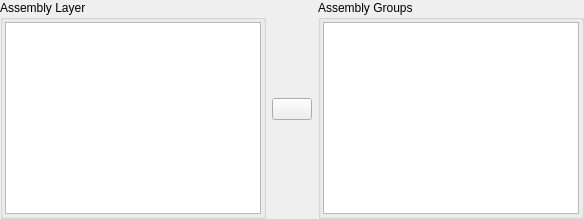
             <widget class="QWidget" name="Layer_To_Group_Assignment_Style_Page">
              <layout class="QVBoxLayout" name="verticalLayout_33">
               <property name="leftMargin">
                <number>0</number>
               </property>
               <property name="topMargin">
                <number>0</number>
               </property>
               <property name="rightMargin">
                <number>0</number>
               </property>
               <property name="bottomMargin">
                <number>0</number>
               </property>
               <item>
                <layout class="QHBoxLayout" name="Layer_To_Group_Assignment_Style_HLayout">
                 <item>
                  <widget class="QGroupBox" name="Layer_To_Group_AL_List_Container">
                   <property name="sizePolicy">
                    <sizepolicy hsizetype="Preferred" vsizetype="Preferred">
                     <horstretch>1</horstretch>
                     <verstretch>0</verstretch>
                    </sizepolicy>
                   </property>
                   <property name="title">
                    <string>Assembly Layer</string>
                   </property>
                   <layout class="QVBoxLayout" name="verticalLayout_43">
                    <property name="spacing">
                     <number>2</number>
                    </property>
                    <property name="leftMargin">
                     <number>2</number>
                    </property>
                    <property name="topMargin">
                     <number>2</number>
                    </property>
                    <property name="rightMargin">
                     <number>2</number>
                    </property>
                    <property name="bottomMargin">
                     <number>2</number>
                    </property>
                    <item>
                     <widget class="BASE_LIST_VIEW" name="Layer_To_Group_AL_List_View">
                      <property name="Root_Index_Assembly_Type" stdset="0">
                       <string>Layers</string>
                      </property>
                      <property name="Data_Model_Name" stdset="0">
                       <string>config_data_model</string>
                      </property>
                     </widget>
                    </item>
                   </layout>
                  </widget>
                 </item>
                 <item>
                  <widget class="QPushButton" name="Layer_To_Group_Assign_Button">
                   <property name="text">
                    <string/>
                   </property>
                   <property name="icon">
                    <iconset resource="../Icons/Config_Assembly_System.qrc">
                     <normaloff>:/ui/input.png</normaloff>:/ui/input.png</iconset>
                   </property>
                   <property name="iconSize">
                    <size>
                     <width>32</width>
                     <height>32</height>
                    </size>
                   </property>
                  </widget>
                 </item>
                 <item>
                  <widget class="QGroupBox" name="Layer_To_Group_AG_List_Container">
                   <property name="sizePolicy">
                    <sizepolicy hsizetype="Preferred" vsizetype="Preferred">
                     <horstretch>1</horstretch>
                     <verstretch>0</verstretch>
                    </sizepolicy>
                   </property>
                   <property name="title">
                    <string>Assembly Groups</string>
                   </property>
                   <layout class="QVBoxLayout" name="verticalLayout_44">
                    <property name="spacing">
                     <number>2</number>
                    </property>
                    <property name="leftMargin">
                     <number>2</number>
                    </property>
                    <property name="topMargin">
                     <number>2</number>
                    </property>
                    <property name="rightMargin">
                     <number>2</number>
                    </property>
                    <property name="bottomMargin">
                     <number>2</number>
                    </property>
                    <item>
                     <widget class="BASE_LIST_VIEW" name="Layer_To_Group_AG_List_View">
                      <property name="selectionMode">
                       <enum>QAbstractItemView::ExtendedSelection</enum>
                      </property>
                      <property name="Root_Index_Assembly_Type" stdset="0">
                       <string>Groups</string>
                      </property>
                      <property name="Data_Model_Name" stdset="0">
                       <string>config_data_model</string>
                      </property>
                     </widget>
                    </item>
                   </layout>
                  </widget>
                 </item>
                </layout>
               </item>
              </layout>
             </widget>
